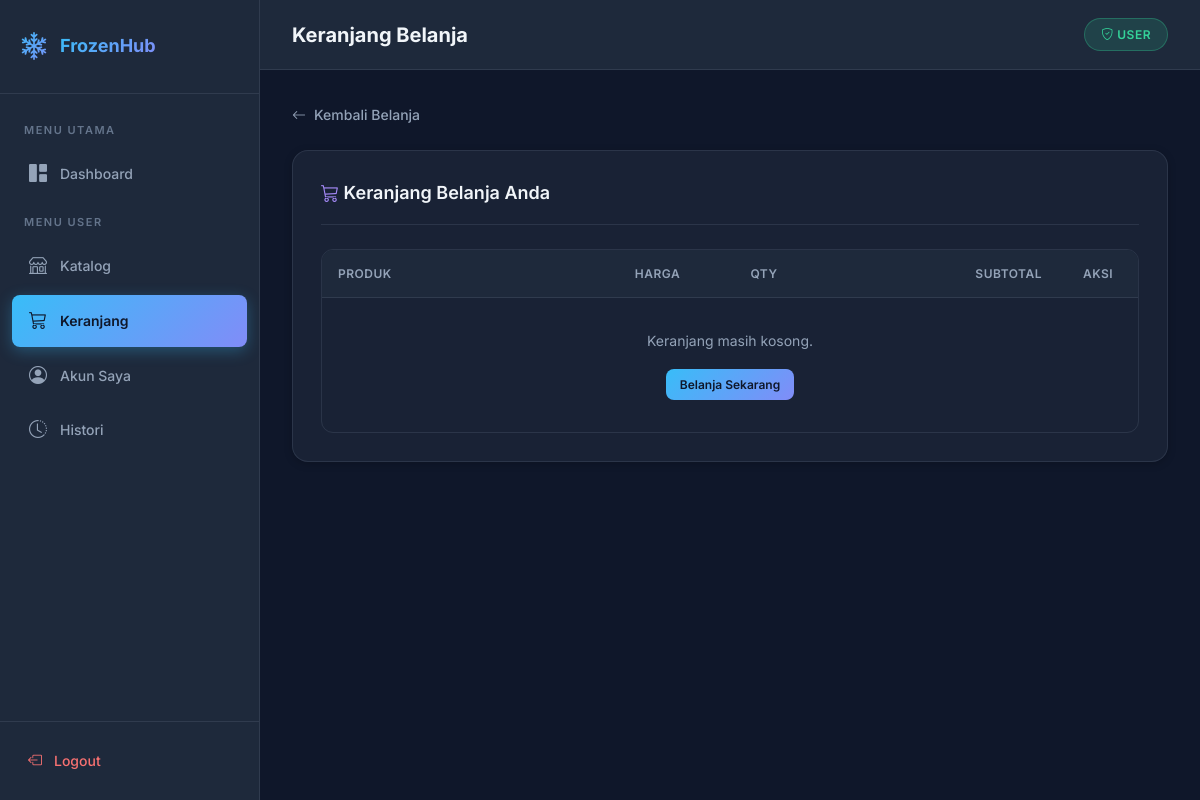
Page /user/keranjang.php (signed in) on the earlier database version.
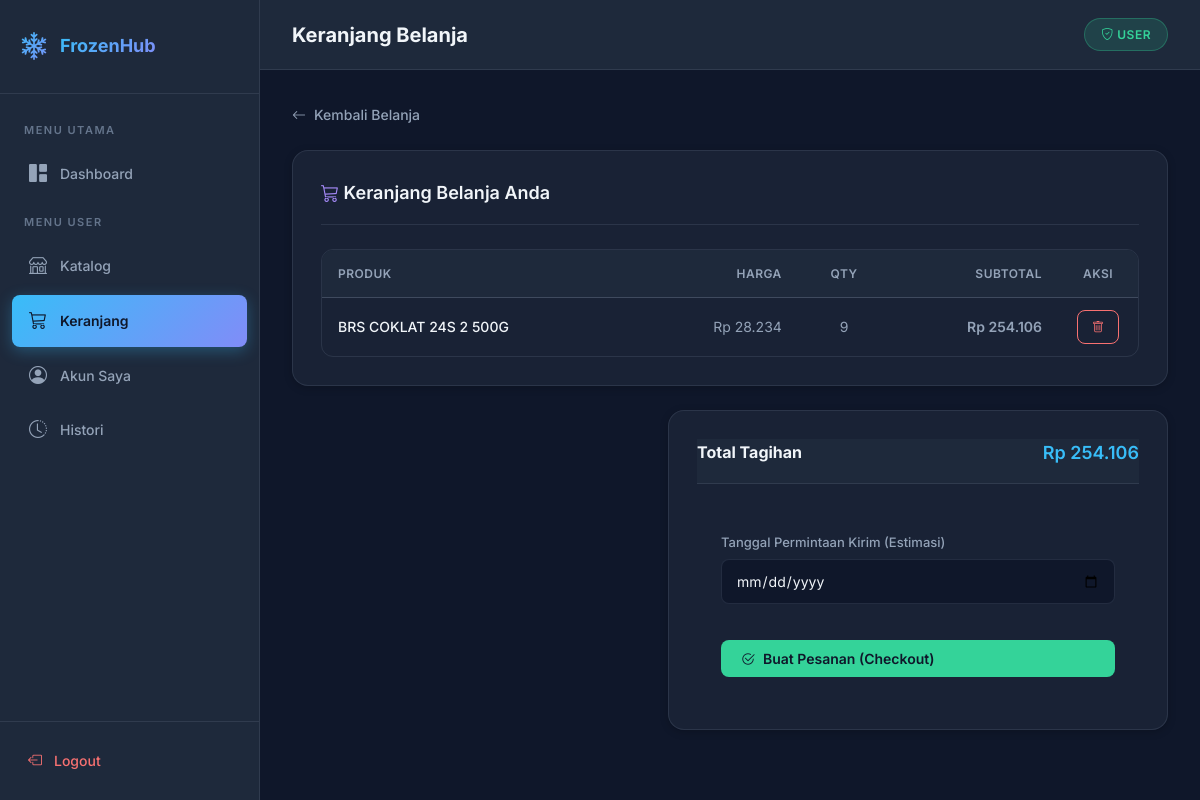
Same page on the later database version.
### tables this page shows
CREATE TABLE `tb_cart` (
  `id` int(11) NOT NULL,
  `user_id` int(11) NOT NULL,
  `product_id` int(11) NOT NULL,
  `qty` int(11) NOT NULL
);

CREATE TABLE `tb_products` (
  `id_Unique` int(11) NOT NULL,
  `id_parent` varchar(11) NOT NULL,
  `name_product` varchar(50) NOT NULL,
  `image` varchar(255) DEFAULT NULL,
  `price` int(11) NOT NULL,
  `stock` int(11) NOT NULL,
  `qty_cardboard` int(11) NOT NULL
);

### user/keranjang.php (the view, shortened to what this page needs)
<?php
require_once '../config/koneksi.php';
$user_id = $_SESSION['user_id'];
include '../assets/layout_header.php';
?>
<a href="katalog.php" class="back-link">
    <i class="bi bi-arrow-left"></i> Kembali Belanja
</a>
<div class="card mb-24">
    <div class="card-header">
        <h3 style="margin:0;"><i class="bi bi-cart3" style="color:var(--accent-3)"></i> Keranjang Belanja Anda</h3>
    </div>
    <div class="table-wrapper">
        <table>
            <thead>
                <tr>
                    <th>Produk</th>
                    <th style="text-align:right;">Harga</th>
                    <th style="text-align:center;">Qty</th>
                    <th style="text-align:right;">Subtotal</th>
                    <th style="text-align:center; width:80px;">Aksi</th>
                </tr>
            </thead>
            <tbody>
            <?php
            $grand_total = 0;
            $q_cart = mysqli_query($conn, "
                SELECT c.*, p.name_product, p.price, p.stock
                FROM tb_cart c
                JOIN tb_products p ON c.product_id = p.id_Unique
                WHERE c.user_id='$user_id'
            ");
            if (mysqli_num_rows($q_cart) == 0) {
                echo "<tr><td colspan='5' style='text-align:center; padding:32px; color:var(--text-secondary);'>Keranjang masih kosong. <br><a href='katalog.php' class='btn btn-primary btn-sm mt-16'>Belanja Sekarang</a></td></tr>";
            }
            while ($item = mysqli_fetch_assoc($q_cart)) {
                $subtotal = $item['price'] * $item['qty'];
                $grand_total += $subtotal;
            ?>
                <tr>
                    <td style="font-weight:500; color:var(--text-primary);">
                        <?= $item['name_product'] ?>
                    </td>
                    <td style="text-align:right;">Rp <?= number_format($item['price'],0,',','.') ?></td>
                    <td style="text-align:center;">
                        <?= $item['qty'] ?>
                    </td>
                    <td style="text-align:right; font-weight:600;">Rp <?= number_format($subtotal,0,',','.') ?></td>
                    <td style="text-align:center;">
                        <a href="?hapus=<?= $item['id'] ?>" class="btn btn-outline btn-sm" style="border-color:var(--danger); color:var(--danger);" onclick="return confirm('Hapus item ini?')">
                            <i class="bi bi-trash"></i>
                        </a>
                    </td>
                </tr>
            <?php } ?>
            </tbody>
        </table>
    </div>
</div>
<?php if (mysqli_num_rows($q_cart) > 0): ?>
<div class="card" style="max-width: 500px; margin-left:auto;">
    <div class="card-header" style="background:var(--bg-secondary); display:flex; justify-content:space-between;">
        <h4 style="margin:0;">Total Tagihan</h4>
        <h3 style="margin:0; color:var(--accent-1);">Rp <?= number_format($grand_total,0,',','.') ?></h3>
    </div>
    <div style="padding: 24px;">
        <form method="POST">
            <div class="form-group">
                <label>Tanggal Permintaan Kirim (Estimasi)</label>
                <input type="date" name="tanggal_kirim" required min="<?= date('Y-m-d') ?>">
            </div>
            <button type="submit" name="checkout" class="btn btn-primary full-width mt-16" style="background:var(--success); border-color:var(--success);">
                <i class="bi bi-check2-circle"></i> Buat Pesanan (Checkout)
            </button>
        </form>
    </div>
</div>
<?php endif; ?>
<?php include '../assets/layout_footer.php'; ?>

Differences in the rows shown:
added tb_cart: product.name_product "BRS COKLAT 24S 2 500G", product.price "28.234", qty "9", subtotal "254.106"
Other differences:
$grand_total: (not shown) → "254.106"
text no longer shown: "Keranjang masih kosong. Belanja Sekarang"
text now shown: "Total Tagihan Rp Tanggal Permintaan Kirim (Estimasi) Buat Pesanan (Checkout)"
